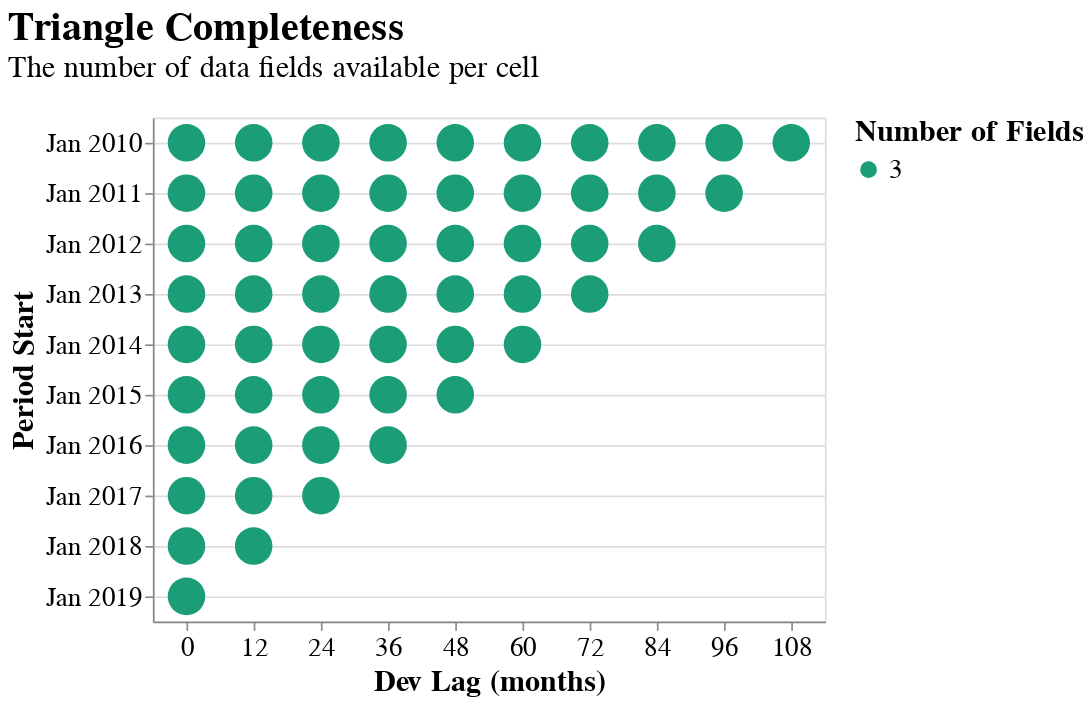

This figure's notebook cell:
### Code cell
triangle.plot_data_completeness()

### Figure 1 — Vega-Lite specification as saved in the notebook (floating-point values rounded to 4 significant figures)
{"autosize": {"contains": "content", "resize": true}, "config": {"style": {"group-title": {"fontSize": 24}, "group-subtitle": {"fontSize": 18}, "guide-label": {"fontSize": 16, "font": "sans-serif"}, "guide-title": {"fontSize": 18, "font": "sans-serif"}}, "mark": {"color": "#1f8fff"}, "title": {"anchor": "start", "offset": 20}, "legend": {"orient": "right", "titleAnchor": "start", "layout": {"direction": "vertical"}, "labelFontSize": 16.0, "titleFontSize": 18.0}, "axis": {"labelFontSize": 16.0, "titleFontSize": 18.0}}, "data": {"values": [{"period_start": "2010-01-01T00:00:00", "period_end": "2010-12-31T00:00:00", "evaluation_date": "2010-12-31T00:00:00", "dev_lag": 0.0, "Number of Fields": 3, "Fields": "Reported Loss ($243,658,064), Paid Loss ($70,588,646), Earned Premium ($2,121,703,225)"}, {"period_start": "2010-01-01T00:00:00", "period_end": "2010-12-31T00:00:00", "evaluation_date": "2011-12-31T00:00:00", "dev_lag": 12.0, "Number of Fields": 3, "Fields": "Reported Loss ($395,096,938), Paid Loss ($191,049,873), Earned Premium ($2,162,103,901)"}, {"period_start": "2010-01-01T00:00:00", "period_end": "2010-12-31T00:00:00", "evaluation_date": "2012-12-31T00:00:00", "dev_lag": 24.0, "Number of Fields": 3, "Fields": "Reported Loss ($548,582,155), Paid Loss ($330,758,405), Earned Premium ($2,163,520,361)"}, {"period_start": "2010-01-01T00:00:00", "period_end": "2010-12-31T00:00:00", "evaluation_date": "2013-12-31T00:00:00", "dev_lag": 36.0, "Number of Fields": 3, "Fields": "Reported Loss ($686,344,518), Paid Loss ($491,636,366), Earned Premium ($2,163,624,849)"}, {"period_start": "2010-01-01T00:00:00", "period_end": "2010-12-31T00:00:00", "evaluation_date": "2014-12-31T00:00:00", "dev_lag": 48.0, "Number of Fields": 3, "Fields": "Reported Loss ($773,824,164), Paid Loss ($629,788,989), Earned Premium ($2,163,824,607)"}, {"period_start": "2010-01-01T00:00:00", "period_end": "2010-12-31T00:00:00", "evaluation_date": "2015-12-31T00:00:00", "dev_lag": 60.0, "Number of Fields": 3, "Fields": "Reported Loss ($832,966,812), Paid Loss ($720,524,903), Earned Premium ($2,163,842,844)"}, {"period_start": "2010-01-01T00:00:00", "period_end": "2010-12-31T00:00:00", "evaluation_date": "2016-12-31T00:00:00", "dev_lag": 72.0, "Number of Fields": 3, "Fields": "Reported Loss ($880,508,908), Paid Loss ($788,223,884), Earned Premium ($2,163,440,374)"}, {"period_start": "2010-01-01T00:00:00", "period_end": "2010-12-31T00:00:00", "evaluation_date": "2017-12-31T00:00:00", "dev_lag": 84.0, "Number of Fields": 3, "Fields": "Reported Loss ($932,015,319), Paid Loss ($851,971,064), Earned Premium ($2,163,468,443)"}, {"period_start": "2010-01-01T00:00:00", "period_end": "2010-12-31T00:00:00", "evaluation_date": "2018-12-31T00:00:00", "dev_lag": 96.0, "Number of Fields": 3, "Fields": "Reported Loss ($978,957,174), Paid Loss ($907,109,824), Earned Premium ($2,163,468,309)"}, {"period_start": "2010-01-01T00:00:00", "period_end": "2010-12-31T00:00:00", "evaluation_date": "2019-12-31T00:00:00", "dev_lag": 108.0, "Number of Fields": 3, "Fields": "Reported Loss ($1,015,084,834), Paid Loss ($951,027,598), Earned Premium ($2,163,466,434)"}, {"period_start": "2011-01-01T00:00:00", "period_end": "2011-12-31T00:00:00", "evaluation_date": "2011-12-31T00:00:00", "dev_lag": 0.0, "Number of Fields": 3, "Fields": "Reported Loss ($237,644,253), Paid Loss ($67,068,525), Earned Premium ($2,166,048,097)"}, {"period_start": "2011-01-01T00:00:00", "period_end": "2011-12-31T00:00:00", "evaluation_date": "2012-12-31T00:00:00", "dev_lag": 12.0, "Number of Fields": 3, "Fields": "Reported Loss ($410,075,452), Paid Loss ($196,829,619), Earned Premium ($2,210,528,644)"}, {"period_start": "2011-01-01T00:00:00", "period_end": "2011-12-31T00:00:00", "evaluation_date": "2013-12-31T00:00:00", "dev_lag": 24.0, "Number of Fields": 3, "Fields": "Reported Loss ($591,341,531), Paid Loss ($356,541,830), Earned Premium ($2,213,475,172)"}, {"period_start": "2011-01-01T00:00:00", "period_end": "2011-12-31T00:00:00", "evaluation_date": "2014-12-31T00:00:00", "dev_lag": 36.0, "Number of Fields": 3, "Fields": "Reported Loss ($748,491,770), Paid Loss ($530,208,704), Earned Premium ($2,214,381,998)"}, {"period_start": "2011-01-01T00:00:00", "period_end": "2011-12-31T00:00:00", "evaluation_date": "2015-12-31T00:00:00", "dev_lag": 48.0, "Number of Fields": 3, "Fields": "Reported Loss ($845,288,244), Paid Loss ($671,581,302), Earned Premium ($2,216,347,807)"}, {"period_start": "2011-01-01T00:00:00", "period_end": "2011-12-31T00:00:00", "evaluation_date": "2016-12-31T00:00:00", "dev_lag": 60.0, "Number of Fields": 3, "Fields": "Reported Loss ($928,326,572), Paid Loss ($777,006,516), Earned Premium ($2,215,957,619)"}, {"period_start": "2011-01-01T00:00:00", "period_end": "2011-12-31T00:00:00", "evaluation_date": "2017-12-31T00:00:00", "dev_lag": 72.0, "Number of Fields": 3, "Fields": "Reported Loss ($974,910,971), Paid Loss ($867,875,552), Earned Premium ($2,216,032,476)"}, {"period_start": "2011-01-01T00:00:00", "period_end": "2011-12-31T00:00:00", "evaluation_date": "2018-12-31T00:00:00", "dev_lag": 84.0, "Number of Fields": 3, "Fields": "Reported Loss ($1,024,221,477), Paid Loss ($941,927,554), Earned Premium ($2,216,951,753)"}, {"period_start": "2011-01-01T00:00:00", "period_end": "2011-12-31T00:00:00", "evaluation_date": "2019-12-31T00:00:00", "dev_lag": 96.0, "Number of Fields": 3, "Fields": "Reported Loss ($1,061,627,829), Paid Loss ($992,702,251), Earned Premium ($2,216,923,768)"}, {"period_start": "2012-01-01T00:00:00", "period_end": "2012-12-31T00:00:00", "evaluation_date": "2012-12-31T00:00:00", "dev_lag": 0.0, "Number of Fields": 3, "Fields": "Reported Loss ($236,985,777), Paid Loss ($74,068,913), Earned Premium ($2,201,404,074)"}, {"period_start": "2012-01-01T00:00:00", "period_end": "2012-12-31T00:00:00", "evaluation_date": "2013-12-31T00:00:00", "dev_lag": 12.0, "Number of Fields": 3, "Fields": "Reported Loss ($434,215,415), Paid Loss ($211,446,829), Earned Premium ($2,253,867,229)"}, {"period_start": "2012-01-01T00:00:00", "period_end": "2012-12-31T00:00:00", "evaluation_date": "2014-12-31T00:00:00", "dev_lag": 24.0, "Number of Fields": 3, "Fields": "Reported Loss ($622,628,001), Paid Loss ($380,348,689), Earned Premium ($2,255,215,248)"}, {"period_start": "2012-01-01T00:00:00", "period_end": "2012-12-31T00:00:00", "evaluation_date": "2015-12-31T00:00:00", "dev_lag": 36.0, "Number of Fields": 3, "Fields": "Reported Loss ($761,308,843), Paid Loss ($533,394,934), Earned Premium ($2,252,669,055)"}, {"period_start": "2012-01-01T00:00:00", "period_end": "2012-12-31T00:00:00", "evaluation_date": "2016-12-31T00:00:00", "dev_lag": 48.0, "Number of Fields": 3, "Fields": "Reported Loss ($859,756,537), Paid Loss ($665,906,667), Earned Premium ($2,252,484,614)"}, {"period_start": "2012-01-01T00:00:00", "period_end": "2012-12-31T00:00:00", "evaluation_date": "2017-12-31T00:00:00", "dev_lag": 60.0, "Number of Fields": 3, "Fields": "Reported Loss ($934,846,514), Paid Loss ($797,167,381), Earned Premium ($2,252,785,485)"}, {"period_start": "2012-01-01T00:00:00", "period_end": "2012-12-31T00:00:00", "evaluation_date": "2018-12-31T00:00:00", "dev_lag": 72.0, "Number of Fields": 3, "Fields": "Reported Loss ($1,002,440,030), Paid Loss ($904,656,221), Earned Premium ($2,254,487,581)"}, {"period_start": "2012-01-01T00:00:00", "period_end": "2012-12-31T00:00:00", "evaluation_date": "2019-12-31T00:00:00", "dev_lag": 84.0, "Number of Fields": 3, "Fields": "Reported Loss ($1,058,089,441), Paid Loss ($982,258,604), Earned Premium ($2,254,480,389)"}, {"period_start": "2013-01-01T00:00:00", "period_end": "2013-12-31T00:00:00", "evaluation_date": "2013-12-31T00:00:00", "dev_lag": 0.0, "Number of Fields": 3, "Fields": "Reported Loss ($244,232,778), Paid Loss ($73,447,874), Earned Premium ($2,224,631,996)"}, {"period_start": "2013-01-01T00:00:00", "period_end": "2013-12-31T00:00:00", "evaluation_date": "2014-12-31T00:00:00", "dev_lag": 12.0, "Number of Fields": 3, "Fields": "Reported Loss ($457,187,612), Paid Loss ($210,711,169), Earned Premium ($2,275,772,985)"}, {"period_start": "2013-01-01T00:00:00", "period_end": "2013-12-31T00:00:00", "evaluation_date": "2015-12-31T00:00:00", "dev_lag": 24.0, "Number of Fields": 3, "Fields": "Reported Loss ($645,823,551), Paid Loss ($372,893,164), Earned Premium ($2,274,498,914)"}, {"period_start": "2013-01-01T00:00:00", "period_end": "2013-12-31T00:00:00", "evaluation_date": "2016-12-31T00:00:00", "dev_lag": 36.0, "Number of Fields": 3, "Fields": "Reported Loss ($799,603,766), Paid Loss ($542,889,441), Earned Premium ($2,275,928,353)"}, {"period_start": "2013-01-01T00:00:00", "period_end": "2013-12-31T00:00:00", "evaluation_date": "2017-12-31T00:00:00", "dev_lag": 48.0, "Number of Fields": 3, "Fields": "Reported Loss ($928,152,534), Paid Loss ($721,878,438), Earned Premium ($2,277,274,161)"}, {"period_start": "2013-01-01T00:00:00", "period_end": "2013-12-31T00:00:00", "evaluation_date": "2018-12-31T00:00:00", "dev_lag": 60.0, "Number of Fields": 3, "Fields": "Reported Loss ($1,019,260,378), Paid Loss ($874,385,595), Earned Premium ($2,279,464,150)"}, {"period_start": "2013-01-01T00:00:00", "period_end": "2013-12-31T00:00:00", "evaluation_date": "2019-12-31T00:00:00", "dev_lag": 72.0, "Number of Fields": 3, "Fields": "Reported Loss ($1,085,654,963), Paid Loss ($979,417,880), Earned Premium ($2,280,764,989)"}, {"period_start": "2014-01-01T00:00:00", "period_end": "2014-12-31T00:00:00", "evaluation_date": "2014-12-31T00:00:00", "dev_lag": 0.0, "Number of Fields": 3, "Fields": "Reported Loss ($257,728,936), Paid Loss ($77,840,058), Earned Premium ($2,275,817,598)"}, {"period_start": "2014-01-01T00:00:00", "period_end": "2014-12-31T00:00:00", "evaluation_date": "2015-12-31T00:00:00", "dev_lag": 12.0, "Number of Fields": 3, "Fields": "Reported Loss ($474,976,820), Paid Loss ($224,195,933), Earned Premium ($2,305,299,918)"}, {"period_start": "2014-01-01T00:00:00", "period_end": "2014-12-31T00:00:00", "evaluation_date": "2016-12-31T00:00:00", "dev_lag": 24.0, "Number of Fields": 3, "Fields": "Reported Loss ($654,101,040), Paid Loss ($381,324,628), Earned Premium ($2,303,826,194)"}, {"period_start": "2014-01-01T00:00:00", "period_end": "2014-12-31T00:00:00", "evaluation_date": "2017-12-31T00:00:00", "dev_lag": 36.0, "Number of Fields": 3, "Fields": "Reported Loss ($802,949,191), Paid Loss ($552,141,966), Earned Premium ($2,304,620,424)"}, {"period_start": "2014-01-01T00:00:00", "period_end": "2014-12-31T00:00:00", "evaluation_date": "2018-12-31T00:00:00", "dev_lag": 48.0, "Number of Fields": 3, "Fields": "Reported Loss ($914,492,647), Paid Loss ($727,175,715), Earned Premium ($2,310,599,635)"}, {"period_start": "2014-01-01T00:00:00", "period_end": "2014-12-31T00:00:00", "evaluation_date": "2019-12-31T00:00:00", "dev_lag": 60.0, "Number of Fields": 3, "Fields": "Reported Loss ($1,004,012,351), Paid Loss ($862,705,701), Earned Premium ($2,313,481,775)"}, {"period_start": "2015-01-01T00:00:00", "period_end": "2015-12-31T00:00:00", "evaluation_date": "2015-12-31T00:00:00", "dev_lag": 0.0, "Number of Fields": 3, "Fields": "Reported Loss ($236,824,738), Paid Loss ($73,777,584), Earned Premium ($2,225,683,093)"}, {"period_start": "2015-01-01T00:00:00", "period_end": "2015-12-31T00:00:00", "evaluation_date": "2016-12-31T00:00:00", "dev_lag": 12.0, "Number of Fields": 3, "Fields": "Reported Loss ($421,744,079), Paid Loss ($202,024,927), Earned Premium ($2,250,495,643)"}, {"period_start": "2015-01-01T00:00:00", "period_end": "2015-12-31T00:00:00", "evaluation_date": "2017-12-31T00:00:00", "dev_lag": 24.0, "Number of Fields": 3, "Fields": "Reported Loss ($582,095,136), Paid Loss ($341,565,146), Earned Premium ($2,255,705,859)"}, {"period_start": "2015-01-01T00:00:00", "period_end": "2015-12-31T00:00:00", "evaluation_date": "2018-12-31T00:00:00", "dev_lag": 36.0, "Number of Fields": 3, "Fields": "Reported Loss ($731,870,058), Paid Loss ($499,511,793), Earned Premium ($2,261,322,270)"}, {"period_start": "2015-01-01T00:00:00", "period_end": "2015-12-31T00:00:00", "evaluation_date": "2019-12-31T00:00:00", "dev_lag": 48.0, "Number of Fields": 3, "Fields": "Reported Loss ($855,372,800), Paid Loss ($667,017,769), Earned Premium ($2,265,868,862)"}, {"period_start": "2016-01-01T00:00:00", "period_end": "2016-12-31T00:00:00", "evaluation_date": "2016-12-31T00:00:00", "dev_lag": 0.0, "Number of Fields": 3, "Fields": "Reported Loss ($242,792,529), Paid Loss ($73,883,593), Earned Premium ($2,267,223,159)"}, {"period_start": "2016-01-01T00:00:00", "period_end": "2016-12-31T00:00:00", "evaluation_date": "2017-12-31T00:00:00", "dev_lag": 12.0, "Number of Fields": 3, "Fields": "Reported Loss ($422,751,136), Paid Loss ($201,704,277), Earned Premium ($2,374,180,260)"}, {"period_start": "2016-01-01T00:00:00", "period_end": "2016-12-31T00:00:00", "evaluation_date": "2018-12-31T00:00:00", "dev_lag": 24.0, "Number of Fields": 3, "Fields": "Reported Loss ($610,448,194), Paid Loss ($348,315,018), Earned Premium ($2,392,443,451)"}, {"period_start": "2016-01-01T00:00:00", "period_end": "2016-12-31T00:00:00", "evaluation_date": "2019-12-31T00:00:00", "dev_lag": 36.0, "Number of Fields": 3, "Fields": "Reported Loss ($765,230,079), Paid Loss ($518,416,339), Earned Premium ($2,396,744,813)"}, {"period_start": "2017-01-01T00:00:00", "period_end": "2017-12-31T00:00:00", "evaluation_date": "2017-12-31T00:00:00", "dev_lag": 0.0, "Number of Fields": 3, "Fields": "Reported Loss ($251,123,978), Paid Loss ($76,901,849), Earned Premium ($2,468,597,453)"}, {"period_start": "2017-01-01T00:00:00", "period_end": "2017-12-31T00:00:00", "evaluation_date": "2018-12-31T00:00:00", "dev_lag": 12.0, "Number of Fields": 3, "Fields": "Reported Loss ($486,105,955), Paid Loss ($221,442,276), Earned Premium ($2,609,582,607)"}, {"period_start": "2017-01-01T00:00:00", "period_end": "2017-12-31T00:00:00", "evaluation_date": "2019-12-31T00:00:00", "dev_lag": 24.0, "Number of Fields": 3, "Fields": "Reported Loss ($709,010,051), Paid Loss ($389,627,686), Earned Premium ($2,624,487,706)"}, {"period_start": "2018-01-01T00:00:00", "period_end": "2018-12-31T00:00:00", "evaluation_date": "2018-12-31T00:00:00", "dev_lag": 0.0, "Number of Fields": 3, "Fields": "Reported Loss ($262,592,461), Paid Loss ($77,722,460), Earned Premium ($2,696,907,508)"}, {"period_start": "2018-01-01T00:00:00", "period_end": "2018-12-31T00:00:00", "evaluation_date": "2019-12-31T00:00:00", "dev_lag": 12.0, "Number of Fields": 3, "Fields": "Reported Loss ($503,340,228), Paid Loss ($234,656,477), Earned Premium ($2,835,808,858)"}, {"period_start": "2019-01-01T00:00:00", "period_end": "2019-12-31T00:00:00", "evaluation_date": "2019-12-31T00:00:00", "dev_lag": 0.0, "Number of Fields": 3, "Fields": "Reported Loss ($244,946,814), Paid Loss ($67,781,929), Earned Premium ($2,860,801,140)"}]}, "mark": {"type": "circle", "opacity": 1, "size": 500.0}, "encoding": {"color": {"condition": {"param": "param_94", "field": "Number of Fields", "scale": {"scheme": "dark2"}, "type": "nominal"}, "value": "lightgray"}, "tooltip": [{"field": "period_start", "title": "Period Start", "type": "temporal"}, {"field": "period_end", "title": "Period End", "type": "temporal"}, {"field": "evaluation_date", "title": "Evaluation Date", "type": "temporal"}, {"field": "dev_lag", "title": "Dev Lag (months)", "type": "nominal"}, {"field": "Fields", "type": "nominal"}], "x": {"axis": {"labelAngle": 0}, "field": "dev_lag", "scale": {"zero": true}, "title": "Dev Lag (months)", "type": "nominal"}, "y": {"field": "period_start", "scale": {"padding": 15, "reverse": true}, "timeUnit": "yearmonth", "title": "Period Start", "type": "temporal"}}, "height": 300, "params": [{"name": "param_94", "select": {"type": "point"}}, {"name": "param_95", "select": {"type": "interval", "encodings": ["x", "y"]}, "bind": "scales"}], "title": {"text": "Triangle Completeness", "subtitle": "The number of data fields available per cell"}, "width": 400, "$schema": "https://vega.github.io/schema/vega-lite/v5.20.1.json"}
